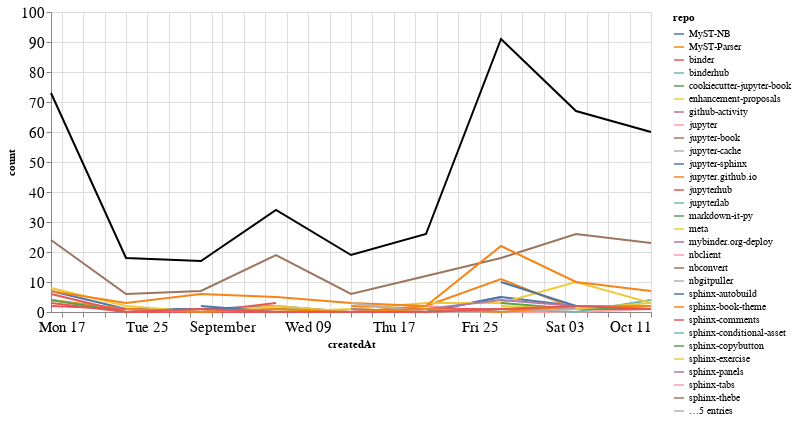

The notebook cell this image was saved under:
### Markdown cell above
## Comments

### Code cell
comments_time = comments.groupby('repo').resample('W', on='createdAt').count()['author'].reset_index()
comments_time = comments_time.rename(columns={'author': 'count'})
comments_time_total = comments_time.groupby('createdAt').agg({"count": "sum"}).reset_index()
ch1 = alt.Chart(comments_time, width=600).mark_line().encode(
    x='createdAt',
    y='count',
    color='repo',
    tooltip="repo"
)

ch2 = alt.Chart(comments_time_total, width=600).mark_line(color="black").encode(
    x='createdAt',
    y='count',
)

ch1 + ch2

### Figure 1 — Vega-Lite specification as saved in the notebook (floating-point values rounded to 4 significant figures; data arrays with more than 128 entries replaced by an {"elided": "..."} marker saying what was removed)
{"config": {"axisLeft": {"labelFontSize": 15}, "axisBottom": {"labelFontSize": 15}}, "layer": [{"data": {"name": "data-4e7e836b05df85e8f1e5f15cbefb9fb5"}, "mark": "line", "encoding": {"color": {"type": "nominal", "field": "repo"}, "tooltip": {"type": "nominal", "field": "repo"}, "x": {"type": "temporal", "field": "createdAt"}, "y": {"type": "quantitative", "field": "count"}}, "width": 600}, {"data": {"name": "data-360891fee0f29cf872f5c81c4c44f708"}, "mark": {"type": "line", "color": "black"}, "encoding": {"x": {"type": "temporal", "field": "createdAt"}, "y": {"type": "quantitative", "field": "count"}}, "width": 600}], "$schema": "https://vega.github.io/schema/vega-lite/v4.8.1.json", "datasets": {"data-4e7e836b05df85e8f1e5f15cbefb9fb5": {"elided": "142 records"}, "data-360891fee0f29cf872f5c81c4c44f708": [{"createdAt": "2020-08-16T00:00:00", "count": 73}, {"createdAt": "2020-08-23T00:00:00", "count": 18}, {"createdAt": "2020-08-30T00:00:00", "count": 17}, {"createdAt": "2020-09-06T00:00:00", "count": 34}, {"createdAt": "2020-09-13T00:00:00", "count": 19}, {"createdAt": "2020-09-20T00:00:00", "count": 26}, {"createdAt": "2020-09-27T00:00:00", "count": 91}, {"createdAt": "2020-10-04T00:00:00", "count": 67}, {"createdAt": "2020-10-11T00:00:00", "count": 60}]}}
